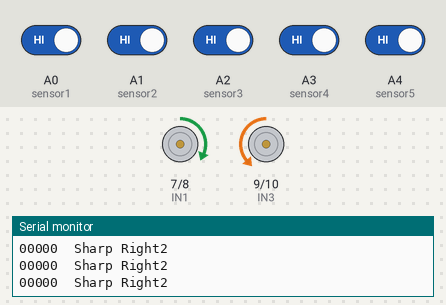
This sketch was run on a simulated Arduino Uno, built with avr-gcc and run on an emulated ATmega328P. Shown: motor-driver pin pairs drawn as motors (green arrow = first pin HIGH = forward, orange = second pin HIGH = backward, longer = more drive, scaled by the enable pin), the last lines printed to the serial monitor. Inputs (shaded band) come from the test bench; at power-on: A0 (sensor1), A1 (sensor2), A2 (sensor3), A3 (sensor4), A4 (sensor5) HIGH.

Above: at 1.2 s.
1.3 s: A2 (sensor3) driven LOW
At 2.1 s:
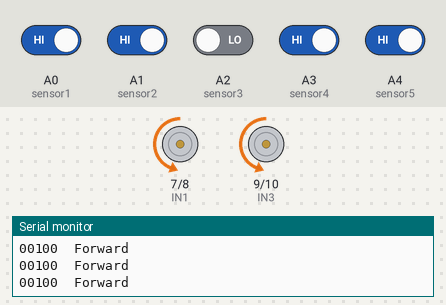
2.8 s: A0 (sensor1) driven LOW
At 3.31 s:
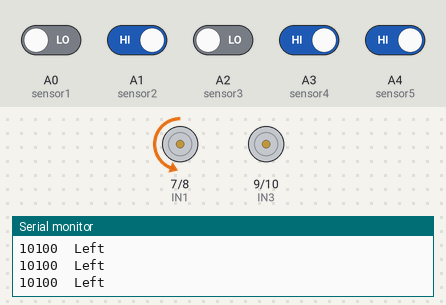
5.8 s: A2 (sensor3) driven HIGH
At 6.33 s:
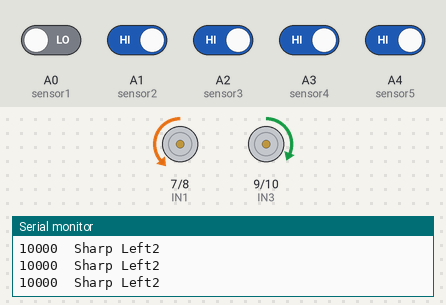
8.8 s: A3 (sensor4) driven LOW
At 9.5 s:
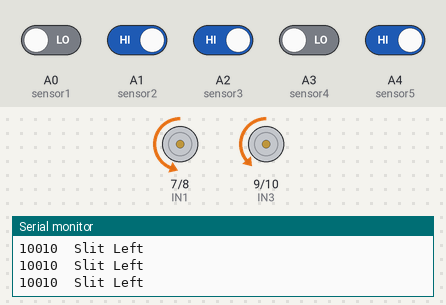
10.7 s: A4 (sensor5) driven LOW
At 11.0 s:
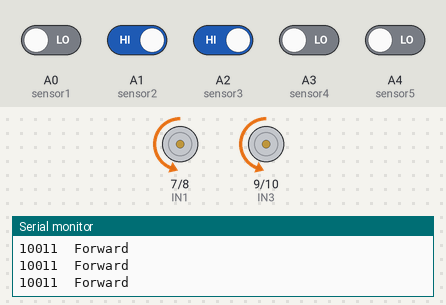
13.7 s: A4 (sensor5) driven HIGH
At 14.4 s:
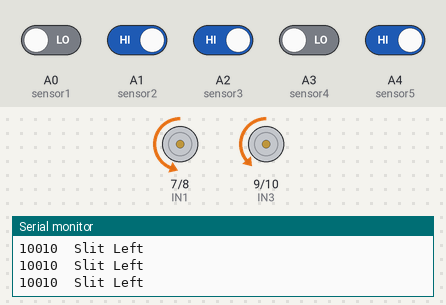
Timing chart, 0 to 16.7 s (numbered marks = the images above; inputs shaded):
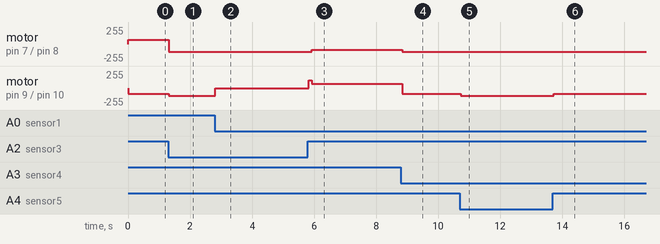

The sketch:

lesson3C.ino
```cpp
// IR Sensors
int sensor1 = A0;      // Left most sensor
int sensor2 = A1;
int sensor3 = A2;
int sensor4 = A3;      // Right most sensor
int sensor5 = A4;      // Right most sensor


// Motor Variables
#define ENA 5
#define ENB 6
#define IN1 7
#define IN2 8
#define IN3 9
#define IN4 10


// int ENB =2;
 //int ENA =3;
#define LOW_SPEED 65
#define MID_SPEED 85
#define HIGH_SPEED 115
#define DELAY_TIME 100


void setup()
{
  int error=0;
  pinMode(sensor1, INPUT);
  pinMode(sensor2, INPUT);
  pinMode(sensor3, INPUT);
  pinMode(sensor4, INPUT);
  pinMode(sensor5, INPUT);

  pinMode(IN3, OUTPUT);
  pinMode(IN4, OUTPUT);
  pinMode(IN1, OUTPUT);
  pinMode(IN2, OUTPUT);
  pinMode(ENB, OUTPUT);
  pinMode(ENA, OUTPUT);
  analogWrite(ENB, 0); //Left Motor Speed
  analogWrite(ENA, 0); //Right Motor Speed
  Serial.begin(9600);                     //setting serial monitor at a default baund rate of 9600

  Serial.println("Started !!");
  /*
  forward();
  analogWrite(ENB, 90); //Left Motor Speed
  analogWrite(ENA, 90); //Right Motor Speed
  delay(500);
  reverse();
  analogWrite(ENB, 90); //Left Motor Speed
  analogWrite(ENA, 90); //Right Motor Speed
  delay(500);
  left();
  analogWrite(ENB, 0); //Left Motor Speed
  analogWrite(ENA, 90); //Right Motor Speed
  delay(500);
  right();
  analogWrite(ENB, 90); //Left Motor Speed
  analogWrite(ENA, 0); //Right Motor Speed
  delay(500);
    stop_bot();
    */
}
void loop()
{
 tracking();
}


void tracking()
{
   String senstr="";
  int s0 = !digitalRead(sensor1);
  int s1 = !digitalRead(sensor2);
  int s2 = !digitalRead(sensor3);
  int s3 = !digitalRead(sensor4);
  int s4 = !digitalRead(sensor5);
  int sensorvalue=32;
  sensorvalue +=s0*16+s1*8+s2*4+s3*2+s4;
  senstr= String(sensorvalue,BIN);
  senstr=senstr.substring(1,6);

  Serial.print(senstr);
  Serial.print("\t");
  if (senstr=="10000")
  {
    Serial.println("Sharp Left2");
    sharpLeftTurn();
    analogWrite(ENB, LOW_SPEED); //Left Motor Speed
    analogWrite(ENA, MID_SPEED); //Right Motor Speed
    delay(DELAY_TIME);
    stop_bot();
  }
  if ( senstr=="01000" || senstr=="11000")
   {
     Serial.println("Sharp Left1");
      sharpLeftTurn();
      analogWrite(ENB, LOW_SPEED); //Left Motor Speed
      analogWrite(ENA, LOW_SPEED); //Right Motor Speed
      delay(DELAY_TIME);
      stop_bot();
   }

  if ( senstr=="11100" || senstr=="10100" )
  {
     Serial.println("Left");
      left();
      analogWrite(ENB, 0); //Left Motor Speed
      analogWrite(ENA, HIGH_SPEED); //Right Motor Speed
      delay(DELAY_TIME);
      stop_bot();
  }
  if ( senstr=="01100" ||  senstr=="11110"  || senstr=="10010"  || senstr=="10110"  || senstr=="11010")
  {
     Serial.println("Slit Left");
      forward();
      analogWrite(ENB, MID_SPEED); //Left Motor Speed
      analogWrite(ENA, HIGH_SPEED); //Right Motor Speed
  }
 if (senstr=="01110" || senstr=="01010" || senstr=="00100"  || senstr=="10001"  || senstr=="10101"  || senstr=="10011" || senstr=="11101" || senstr=="10111" || senstr=="11011"  || senstr=="11001")
  {
     Serial.println("Forward");
      forward();
      analogWrite(ENB, HIGH_SPEED); //Left Motor Speed
      analogWrite(ENA, HIGH_SPEED); //Right Motor Speed
  }
 if ( senstr=="00110" || senstr=="01111" || senstr=="01001" || senstr=="01011" || senstr=="01101")
  {
        Serial.println("Slit Right");
      forward();
      analogWrite(ENB, HIGH_SPEED); //Left Motor Speed
      analogWrite(ENA, MID_SPEED); //Right Motor Speed
  }
 if (senstr=="00111" || senstr=="00101" )
  {    Serial.println("Right");
      right();
      analogWrite(ENB, HIGH_SPEED); //Left Motor Speed
      analogWrite(ENA, 0); //Right Motor Speed
      delay(DELAY_TIME);
      stop_bot();
  }
 if (senstr=="00010" || senstr=="00011")
 {
   Serial.println("Sharp Right1");
      sharpRightTurn();
      analogWrite(ENB, LOW_SPEED); //Left Motor Speed
      analogWrite(ENA, LOW_SPEED); //Right Motor Speed
      delay(DELAY_TIME);
      stop_bot();
 }
 if (senstr=="00001" ||  senstr=="00000" || senstr=="11111")
 {
   Serial.println("Sharp Right2");
      sharpRightTurn();
      analogWrite(ENB, MID_SPEED); //Left Motor Speed
      analogWrite(ENA, LOW_SPEED); //Right Motor Speed
      delay(DELAY_TIME);
      stop_bot();
 }


}


void forward()
{
  /*The pin numbers and high, low values might be different depending on your connections */
  digitalWrite(IN3, LOW);
  digitalWrite(IN4, HIGH);
  digitalWrite(IN1, LOW);
  digitalWrite(IN2, HIGH);
}
void reverse()
{
  /*The pin numbers and high, low values might be different depending on your connections */
  digitalWrite(IN3, HIGH);
  digitalWrite(IN4, LOW);
  digitalWrite(IN1, HIGH);
  digitalWrite(IN2, LOW);
}
void right()
{
  /*The pin numbers and high, low values might be different depending on your connections */
  digitalWrite(IN3, LOW);
  digitalWrite(IN4, HIGH);
  digitalWrite(IN1, LOW);
  digitalWrite(IN2, LOW);
}
void left()
{
  /*The pin numbers and high, low values might be different depending on your connections */
  digitalWrite(IN3, LOW);
  digitalWrite(IN4, LOW);
  digitalWrite(IN1, LOW);
  digitalWrite(IN2, HIGH);
}
void sharpRightTurn() {
  /*The pin numbers and high, low values might be different depending on your connections */
  digitalWrite(IN3, LOW);
  digitalWrite(IN4, HIGH);
  digitalWrite(IN1, HIGH);
  digitalWrite(IN2, LOW);
}
void sharpLeftTurn() {
  /*The pin numbers and high, low values might be different depending on your connections */
  digitalWrite(IN3, HIGH);
  digitalWrite(IN4, LOW);
  digitalWrite(IN1, LOW);
  digitalWrite(IN2, HIGH);
}
void stop_bot()
{
  /*The pin numbers and high, low values might be different depending on your connections */
  digitalWrite(IN3, LOW);
  digitalWrite(IN4, LOW);
  digitalWrite(IN1, LOW);
  digitalWrite(IN2, LOW);
  analogWrite(ENB, 0); //Left Motor Speed
  analogWrite(ENA, 0); //Right Motor Speed
}
```

Measured:
- after the input at 1.3 s, motor on pin 7 (IN1) / pin 8 (IN2): forward 65/255 → backward 115/255 at once; motor on pin 9 (IN3) / pin 10 (IN4): backward 85/255 → backward 115/255 at once
- after the input at 2.8 s, motor on pin 9 (IN3) / pin 10 (IN4): backward 115/255 → stopped at once
- after the input at 5.8 s, motor on pin 7 (IN1) / pin 8 (IN2): backward 115/255 → backward 85/255 after 0.13 s; motor on pin 9 (IN3) / pin 10 (IN4): stopped → forward 115/255 at once, → forward 65/255 0.10 s later
- after the input at 8.8 s, motor on pin 7 (IN1) / pin 8 (IN2): backward 85/255 → backward 115/255 after 0.05 s; motor on pin 9 (IN3) / pin 10 (IN4): forward 65/255 → backward 85/255 after 0.05 s
- after the input at 10.7 s, motor on pin 9 (IN3) / pin 10 (IN4): backward 85/255 → backward 115/255 at once
- after the input at 13.7 s, motor on pin 9 (IN3) / pin 10 (IN4): backward 115/255 → backward 85/255 at once
